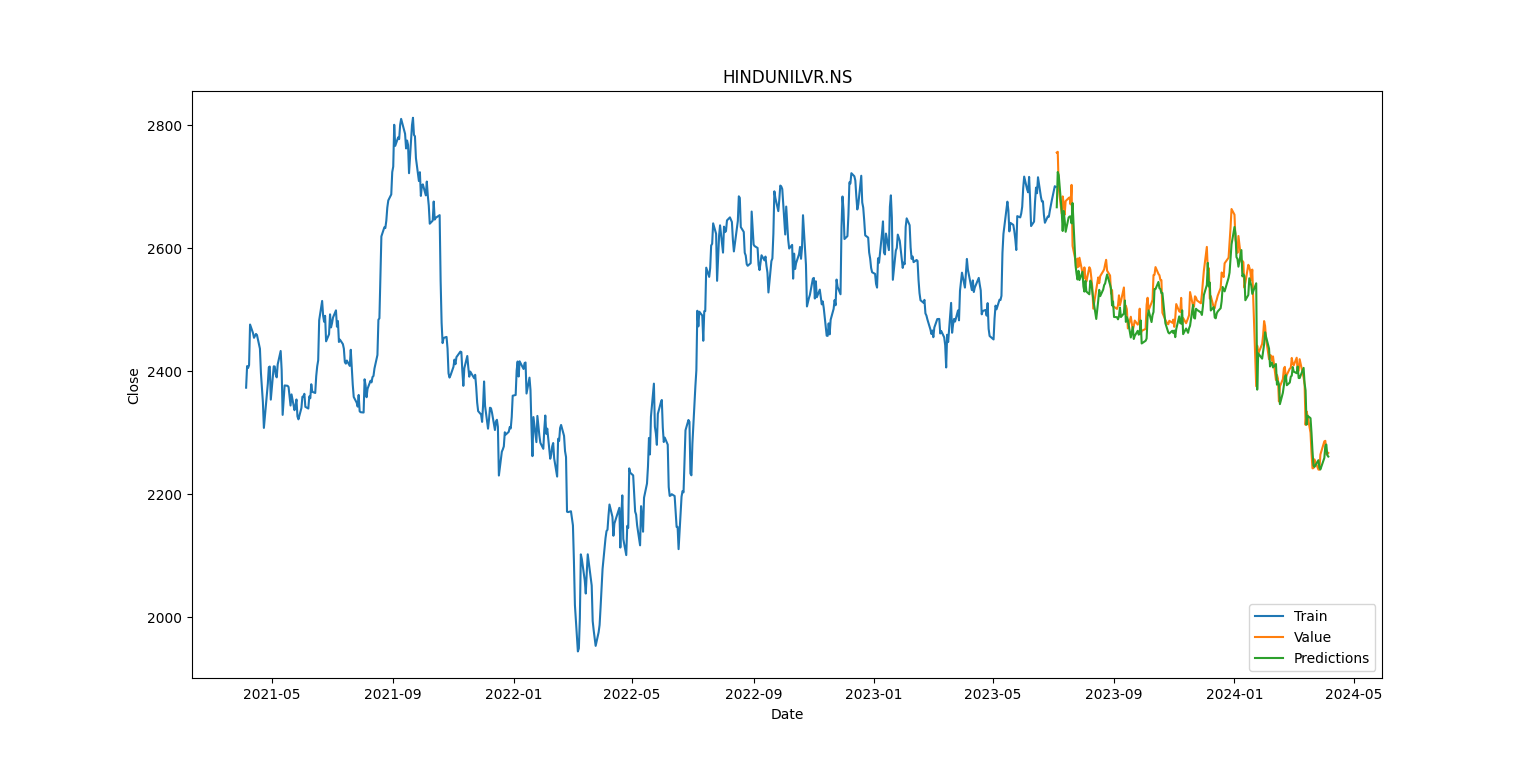

The script that drew this image:
import numpy as np
import pandas as pd
import matplotlib.pyplot as plt
import seaborn as sns
import yfinance as yf
from datetime import datetime
import math
from keras.layers import Dense, LSTM
from keras.models import Sequential
from sklearn.preprocessing import MinMaxScaler
import plotly.express as px
import plotly.graph_objs as go
import plotly.io as pio
import requests
from bs4 import BeautifulSoup
from textblob import TextBlob
import warnings
warnings.filterwarnings('ignore')

name = "HINDUNILVR.NS"
stock=yf.download(name,period="3y",actions=True)

sns.lineplot(data=stock,x="Date",y="Close")

data=stock.filter(['Close'])
dataset=data.values
training_data_len=math.ceil(len(dataset)*0.75)

scaler=MinMaxScaler(feature_range=(0,1))
scaled_data=scaler.fit_transform(dataset)

train_data=scaled_data[0:training_data_len,:]
x_train=[]
y_train=[]
for i in range(60,len(train_data)):
    x_train.append(train_data[i-60:i,0])
    y_train.append(train_data[i,0])

x_train,y_train=np.array(x_train),np.array(y_train)
x_train=np.reshape(x_train,(x_train.shape[0],x_train.shape[1],1))

model=Sequential()
model.add(LSTM(50,return_sequences=True, input_shape= (x_train.shape[1],1)))
model.add(LSTM(50,return_sequences=False))
model.add(Dense(25))
model.add(Dense(1))

model.compile(optimizer='adam',loss='mean_squared_error')

model.fit(x_train,y_train,epochs=8,batch_size=1)

test_data=scaled_data[training_data_len-60:,:]
x_test=[]
y_test=dataset[training_data_len:,:]
for i in range(60,len(test_data)):
    x_test.append(test_data[i-60:i,0])

x_test=np.array(x_test)
x_test=np.reshape(x_test,(x_test.shape[0],x_test.shape[1],1))

predictions=model.predict(x_test)
predictions=scaler.inverse_transform(predictions)

rmse= np.sqrt(((predictions - y_test) ** 2).mean())
print(rmse)

closes=[]
closes.extend(data['Close'])
average_close = sum(closes) / len(closes)
#print(average_close)
average_deviation=rmse/average_close*100
print(average_deviation)

train = data.iloc[:training_data_len]
valid = data.iloc[training_data_len:]
valid['Predictions'] = predictions

plt.figure(figsize=(16,8))
plt.title(name)
plt.xlabel('Date')
plt.ylabel('Close')
plt.plot(train['Close'])
plt.plot(valid[['Close','Predictions']])
plt.legend(['Train','Value','Predictions'], loc='lower right')
plt.show()

trace_train = go.Scatter(x=train.index, y=train['Close'], mode='lines', name='Train')
trace_valid = go.Scatter(x=valid.index, y=valid['Close'], mode='lines', name='Value')
trace_predictions = go.Scatter(x=valid.index, y=valid['Predictions'], mode='lines', name='Predictions')

# Define layout
layout = go.Layout(title='Model', xaxis=dict(title='Date'), yaxis=dict(title='Close'), legend=dict(x=0, y=1))

# Create figure
fig = go.Figure(data=[trace_train, trace_valid, trace_predictions], layout=layout)
pio.show(fig)
